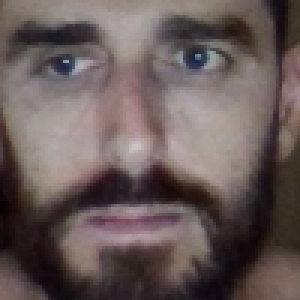
#> input picture data/test/olhos.05122017081326.jpg, 100 x 100 px (shown 3 times larger); its folder holds 4 pictures in this run
$ python corta_am.py
#> lines starting #> are read from the running program, lines starting #| are printed output that depends on the picture
# -*- coding: utf-8 -*-
"""
Created on Thu Nov 16 21:28:56 2017

@author: ee4yo
"""

import cv2
from tqdm import tqdm      # barra de porcentagem.
import os                  # Lida com diretorios

DIR = 'data/test'
DIRS = 'corta/'

for imagem in tqdm(os.listdir(DIR)):

    label = imagem
    path = os.path.join(DIR,imagem)
    img = cv2.imread(path,cv2.IMREAD_COLOR)
#> img is the input picture: shape (100, 100, 3); mean B, G, R 89.3, 90.4, 103.9

    tamanho = img.shape[0]
#> tamanho = 100
    valor = round(tamanho*0.3)
#> valor = 30
    img = img[valor:tamanho-valor,valor:tamanho-valor]
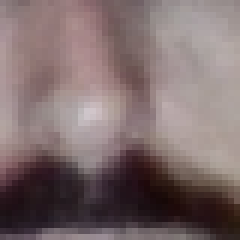
#> img: shape (40, 40, 3) (shown 6 times larger); mean B, G, R 108.8, 108.5, 125.9

    cv2.imwrite(DIRS + label, img, [cv2.IMWRITE_JPEG_QUALITY, 100])
#> pass 2 of the loop `for imagem in tqdm(os.listdir(DIR)):`:
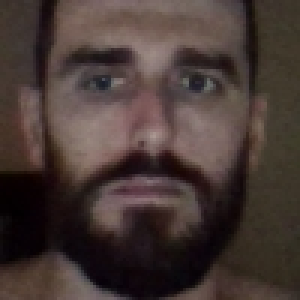
#> input picture data/test/olhos.05122017081335.jpg, 100 x 100 px (shown 3 times larger)
#> img is the input picture: shape (100, 100, 3); mean B, G, R 52.9, 56.9, 71.1
#> `img = img[valor:tamanho-valor,valor:tamanho-valor]`:
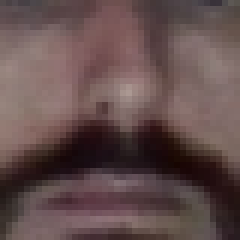
#> img: shape (40, 40, 3) (shown 6 times larger); mean B, G, R 77.1, 78, 99.2
#> pass 3 of the loop `for imagem in tqdm(os.listdir(DIR)):`:
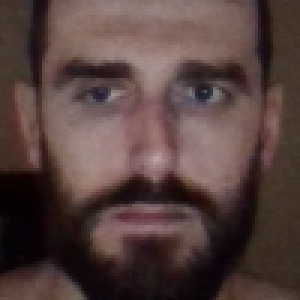
#> input picture data/test/olhos.05122017081340.jpg, 100 x 100 px (shown 3 times larger)
#> img is the input picture: shape (100, 100, 3); mean B, G, R 62.3, 65.4, 85.9
#> `img = img[valor:tamanho-valor,valor:tamanho-valor]`:
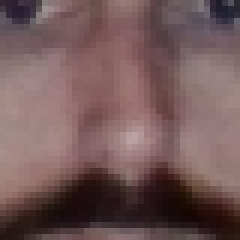
#> img: shape (40, 40, 3) (shown 6 times larger); mean B, G, R 89, 88.8, 115.2
#> the loop made 4 passes; the first 3 are shown
